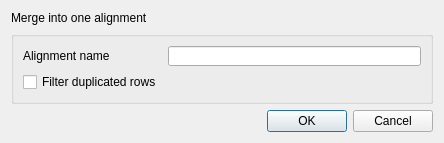
<?xml version="1.0" encoding="UTF-8"?>
<ui version="4.0">
 <class>MsaActionDialog</class>
 <widget class="QDialog" name="MsaActionDialog">
  <property name="geometry">
   <rect>
    <x>0</x>
    <y>0</y>
    <width>444</width>
    <height>143</height>
   </rect>
  </property>
  <property name="minimumSize">
   <size>
    <width>0</width>
    <height>143</height>
   </size>
  </property>
  <property name="maximumSize">
   <size>
    <width>16777215</width>
    <height>143</height>
   </size>
  </property>
  <property name="windowTitle">
   <string>New alignment action</string>
  </property>
  <layout class="QVBoxLayout" name="verticalLayout_2">
   <item>
    <layout class="QVBoxLayout" name="verticalLayout">
     <item>
      <widget class="QLabel" name="label">
       <property name="text">
        <string>Merge into one alignment</string>
       </property>
      </widget>
     </item>
     <item>
      <widget class="QGroupBox" name="groupBox_2">
       <property name="enabled">
        <bool>true</bool>
       </property>
       <property name="title">
        <string/>
       </property>
       <layout class="QGridLayout" name="gridLayout_2">
        <item row="0" column="0">
         <widget class="QLabel" name="label_3">
          <property name="text">
           <string>Alignment name</string>
          </property>
         </widget>
        </item>
        <item row="0" column="1">
         <widget class="QLineEdit" name="msaNameEdit"/>
        </item>
        <item row="1" column="0">
         <widget class="QCheckBox" name="filterBox">
          <property name="text">
           <string>Filter duplicated rows</string>
          </property>
         </widget>
        </item>
       </layout>
      </widget>
     </item>
    </layout>
   </item>
   <item>
    <widget class="QDialogButtonBox" name="buttonBox">
     <property name="orientation">
      <enum>Qt::Horizontal</enum>
     </property>
     <property name="standardButtons">
      <set>QDialogButtonBox::Cancel|QDialogButtonBox::Ok</set>
     </property>
    </widget>
   </item>
  </layout>
 </widget>
 <resources/>
 <connections>
  <connection>
   <sender>buttonBox</sender>
   <signal>accepted()</signal>
   <receiver>MsaActionDialog</receiver>
   <slot>accept()</slot>
   <hints>
    <hint type="sourcelabel">
     <x>248</x>
     <y>254</y>
    </hint>
    <hint type="destinationlabel">
     <x>157</x>
     <y>274</y>
    </hint>
   </hints>
  </connection>
  <connection>
   <sender>buttonBox</sender>
   <signal>rejected()</signal>
   <receiver>MsaActionDialog</receiver>
   <slot>reject()</slot>
   <hints>
    <hint type="sourcelabel">
     <x>316</x>
     <y>260</y>
    </hint>
    <hint type="destinationlabel">
     <x>286</x>
     <y>274</y>
    </hint>
   </hints>
  </connection>
 </connections>
</ui>
